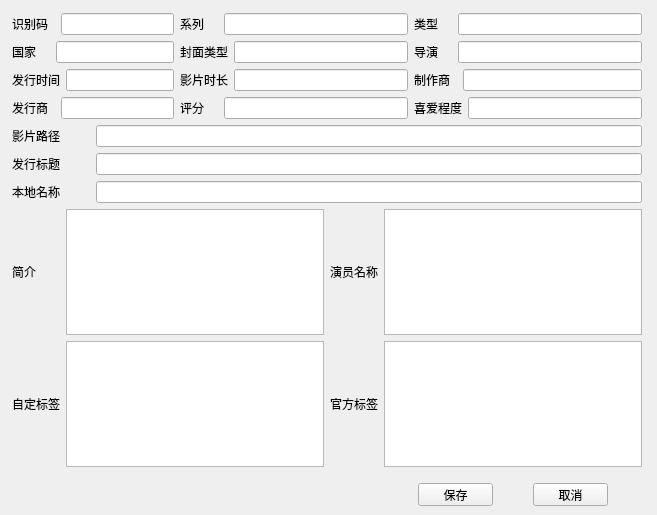
<?xml version="1.0" encoding="UTF-8"?>
<ui version="4.0">
 <class>Form</class>
 <widget class="QWidget" name="Form">
  <property name="geometry">
   <rect>
    <x>0</x>
    <y>0</y>
    <width>657</width>
    <height>515</height>
   </rect>
  </property>
  <property name="windowTitle">
   <string>Form</string>
  </property>
  <widget class="QWidget" name="">
   <property name="geometry">
    <rect>
     <x>12</x>
     <y>13</y>
     <width>630</width>
     <height>493</height>
    </rect>
   </property>
   <layout class="QVBoxLayout" name="verticalLayout">
    <item>
     <layout class="QGridLayout" name="gridLayout_2">
      <item row="0" column="0" colspan="2">
       <layout class="QHBoxLayout" name="horizontalLayout">
        <item>
         <widget class="QLabel" name="label">
          <property name="text">
           <string>识别码  </string>
          </property>
         </widget>
        </item>
        <item>
         <widget class="QLineEdit" name="shibiema_lineEdit"/>
        </item>
       </layout>
      </item>
      <item row="0" column="2">
       <layout class="QHBoxLayout" name="horizontalLayout_2">
        <item>
         <widget class="QLabel" name="label_2">
          <property name="text">
           <string>系列    </string>
          </property>
         </widget>
        </item>
        <item>
         <widget class="QLineEdit" name="xilie_lineEdit_2"/>
        </item>
       </layout>
      </item>
      <item row="0" column="3">
       <layout class="QHBoxLayout" name="horizontalLayout_3">
        <item>
         <widget class="QLabel" name="label_3">
          <property name="text">
           <string>类型    </string>
          </property>
         </widget>
        </item>
        <item>
         <widget class="QLineEdit" name="leixing_lineEdit_3"/>
        </item>
       </layout>
      </item>
      <item row="1" column="0" colspan="2">
       <layout class="QHBoxLayout" name="horizontalLayout_8">
        <item>
         <widget class="QLabel" name="label_8">
          <property name="text">
           <string>国家    </string>
          </property>
         </widget>
        </item>
        <item>
         <widget class="QLineEdit" name="guojia_lineEdit_8"/>
        </item>
       </layout>
      </item>
      <item row="1" column="2">
       <layout class="QHBoxLayout" name="horizontalLayout_10">
        <item>
         <widget class="QLabel" name="label_10">
          <property name="text">
           <string>封面类型</string>
          </property>
         </widget>
        </item>
        <item>
         <widget class="QLineEdit" name="fengianleixing_lineEdit_10"/>
        </item>
       </layout>
      </item>
      <item row="1" column="3">
       <layout class="QHBoxLayout" name="horizontalLayout_12">
        <item>
         <widget class="QLabel" name="label_12">
          <property name="text">
           <string>导演    </string>
          </property>
         </widget>
        </item>
        <item>
         <widget class="QLineEdit" name="daoyan_lineEdit_12"/>
        </item>
       </layout>
      </item>
      <item row="2" column="0" colspan="2">
       <layout class="QHBoxLayout" name="horizontalLayout_13">
        <item>
         <widget class="QLabel" name="label_13">
          <property name="text">
           <string>发行时间</string>
          </property>
         </widget>
        </item>
        <item>
         <widget class="QLineEdit" name="faxingshijian_lineEdit_13"/>
        </item>
       </layout>
      </item>
      <item row="2" column="2">
       <layout class="QHBoxLayout" name="horizontalLayout_14">
        <item>
         <widget class="QLabel" name="label_14">
          <property name="text">
           <string>影片时长</string>
          </property>
         </widget>
        </item>
        <item>
         <widget class="QLineEdit" name="yingpianshichang_lineEdit_14"/>
        </item>
       </layout>
      </item>
      <item row="2" column="3">
       <layout class="QHBoxLayout" name="horizontalLayout_15">
        <item>
         <widget class="QLabel" name="label_15">
          <property name="text">
           <string>制作商  </string>
          </property>
         </widget>
        </item>
        <item>
         <widget class="QLineEdit" name="zhizuoshang_lineEdit_15"/>
        </item>
       </layout>
      </item>
      <item row="3" column="0" colspan="2">
       <layout class="QHBoxLayout" name="horizontalLayout_16">
        <item>
         <widget class="QLabel" name="label_16">
          <property name="text">
           <string>发行商  </string>
          </property>
         </widget>
        </item>
        <item>
         <widget class="QLineEdit" name="faxingshang_lineEdit_16"/>
        </item>
       </layout>
      </item>
      <item row="3" column="2">
       <layout class="QHBoxLayout" name="horizontalLayout_17">
        <item>
         <widget class="QLabel" name="label_17">
          <property name="text">
           <string>评分    </string>
          </property>
         </widget>
        </item>
        <item>
         <widget class="QLineEdit" name="pingfen_lineEdit_17"/>
        </item>
       </layout>
      </item>
      <item row="3" column="3">
       <layout class="QHBoxLayout" name="horizontalLayout_7">
        <item>
         <widget class="QLabel" name="label_19">
          <property name="text">
           <string>喜爱程度</string>
          </property>
         </widget>
        </item>
        <item>
         <widget class="QLineEdit" name="xiaichengdu_lineEdit_7"/>
        </item>
       </layout>
      </item>
      <item row="4" column="0">
       <widget class="QLabel" name="label_9">
        <property name="text">
         <string>影片路径</string>
        </property>
       </widget>
      </item>
      <item row="4" column="1" colspan="3">
       <widget class="QLineEdit" name="yingpianlujing_lineEdit_9"/>
      </item>
      <item row="5" column="0">
       <widget class="QLabel" name="label_11">
        <property name="text">
         <string>发行标题</string>
        </property>
       </widget>
      </item>
      <item row="5" column="1" colspan="3">
       <widget class="QLineEdit" name="faxingbiaoti_lineEdit_11"/>
      </item>
      <item row="6" column="0">
       <widget class="QLabel" name="label_4">
        <property name="enabled">
         <bool>true</bool>
        </property>
        <property name="text">
         <string>本地名称</string>
        </property>
       </widget>
      </item>
      <item row="6" column="1" colspan="3">
       <widget class="QLineEdit" name="bendimingcheng_lineEdit_4"/>
      </item>
     </layout>
    </item>
    <item>
     <layout class="QGridLayout" name="gridLayout">
      <item row="1" column="1">
       <widget class="QTextEdit" name="zidingyibiaoqian_textEdit_3">
        <property name="maximumSize">
         <size>
          <width>16777215</width>
          <height>130</height>
         </size>
        </property>
       </widget>
      </item>
      <item row="0" column="3">
       <widget class="QTextEdit" name="yanyuan_textEdit_2">
        <property name="maximumSize">
         <size>
          <width>16777215</width>
          <height>130</height>
         </size>
        </property>
       </widget>
      </item>
      <item row="1" column="2">
       <widget class="QLabel" name="label_18">
        <property name="text">
         <string>官方标签</string>
        </property>
       </widget>
      </item>
      <item row="1" column="3">
       <widget class="QTextEdit" name="guanfangbiaoqian_textEdit_4">
        <property name="maximumSize">
         <size>
          <width>16777215</width>
          <height>130</height>
         </size>
        </property>
       </widget>
      </item>
      <item row="0" column="0">
       <widget class="QLabel" name="label_7">
        <property name="text">
         <string>简介    </string>
        </property>
       </widget>
      </item>
      <item row="0" column="1">
       <widget class="QTextEdit" name="jianjie_textEdit">
        <property name="maximumSize">
         <size>
          <width>16777215</width>
          <height>130</height>
         </size>
        </property>
       </widget>
      </item>
      <item row="1" column="0">
       <widget class="QLabel" name="label_6">
        <property name="text">
         <string>自定标签</string>
        </property>
       </widget>
      </item>
      <item row="0" column="2">
       <widget class="QLabel" name="label_5">
        <property name="text">
         <string>演员名称</string>
        </property>
       </widget>
      </item>
      <item row="2" column="3">
       <layout class="QHBoxLayout" name="horizontalLayout_4">
        <property name="topMargin">
         <number>10</number>
        </property>
        <item>
         <widget class="QPushButton" name="pushButton">
          <property name="maximumSize">
           <size>
            <width>75</width>
            <height>23</height>
           </size>
          </property>
          <property name="text">
           <string>保存</string>
          </property>
         </widget>
        </item>
        <item>
         <widget class="QPushButton" name="pushButton_2">
          <property name="maximumSize">
           <size>
            <width>75</width>
            <height>23</height>
           </size>
          </property>
          <property name="text">
           <string>取消</string>
          </property>
         </widget>
        </item>
       </layout>
      </item>
     </layout>
    </item>
   </layout>
  </widget>
 </widget>
 <resources/>
 <connections/>
</ui>
